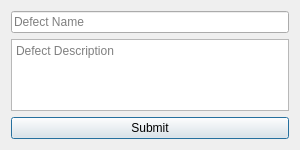
<?xml version="1.0" encoding="UTF-8"?>
<ui version="4.0">
 <class>AddDefectDialog</class>
 <widget class="QDialog" name="AddDefectDialog">
  <property name="geometry">
   <rect>
    <x>0</x>
    <y>0</y>
    <width>300</width>
    <height>150</height>
   </rect>
  </property>
  <property name="windowTitle">
   <string>Add Defect</string>
  </property>
  <layout class="QVBoxLayout" name="verticalLayout">
   <item>
    <widget class="QLineEdit" name="defectNameLineEdit">
     <property name="placeholderText">
      <string>Defect Name</string>
     </property>
    </widget>
   </item>
   <item>
    <widget class="QTextEdit" name="defectDescriptionTextEdit">
     <property name="placeholderText">
      <string>Defect Description</string>
     </property>
    </widget>
   </item>
   <item>
    <widget class="QPushButton" name="submitButton">
     <property name="text">
      <string>Submit</string>
     </property>
    </widget>
   </item>
  </layout>
 </widget>
 <resources/>
 <connections/>
</ui>
